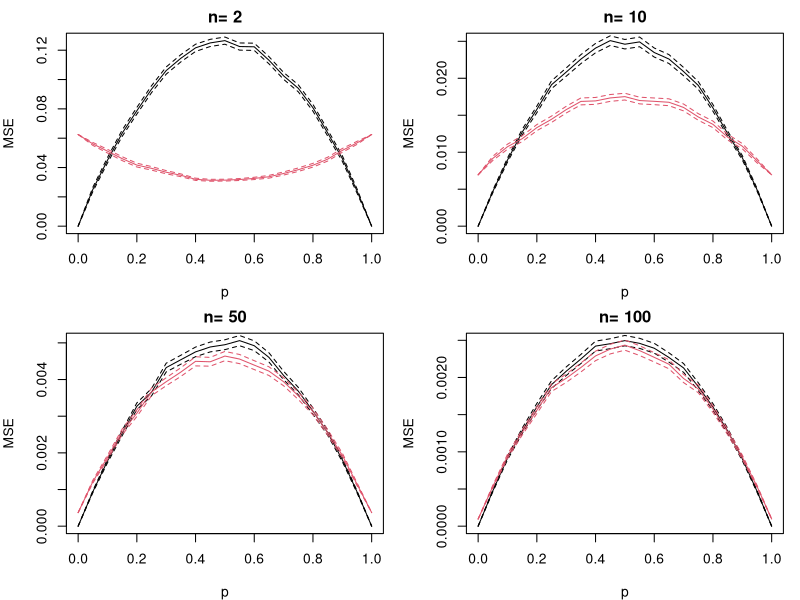
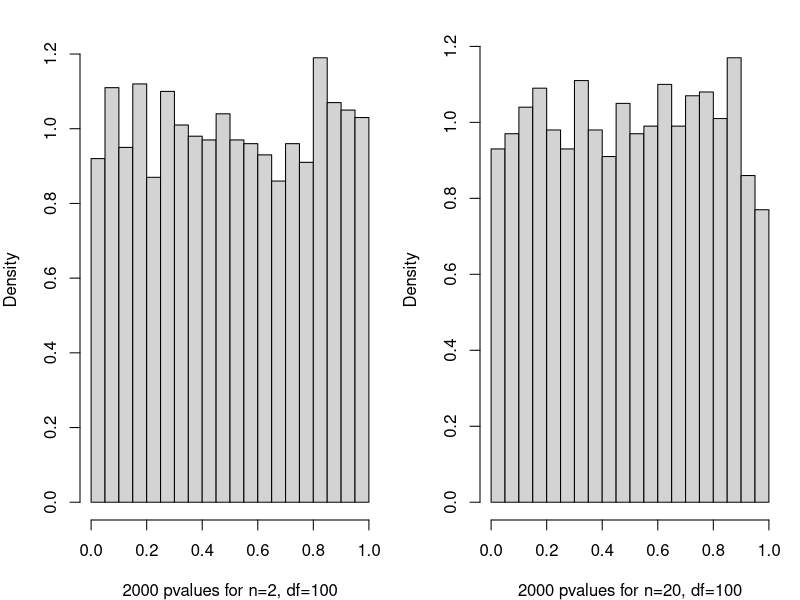
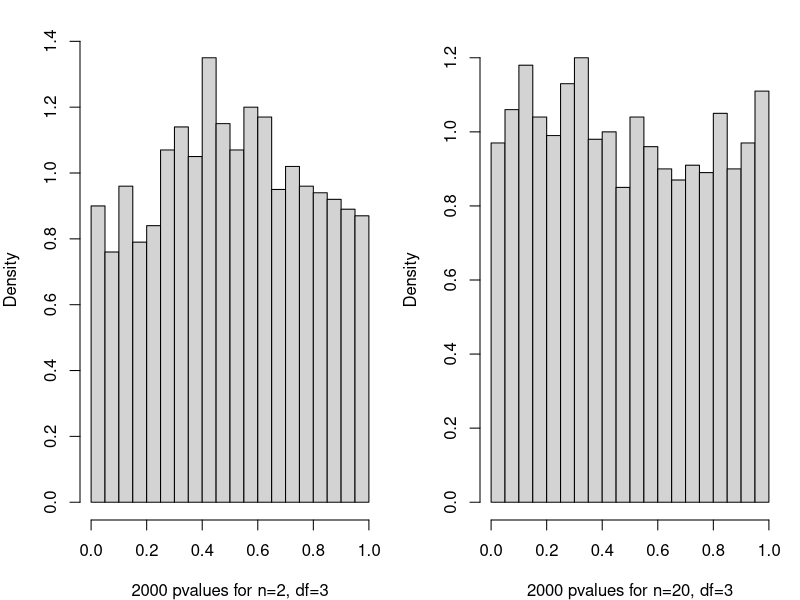
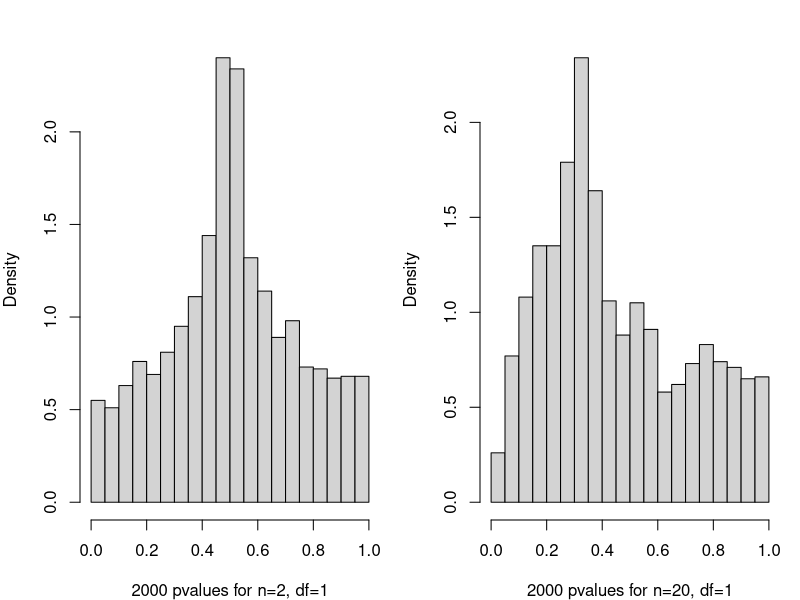
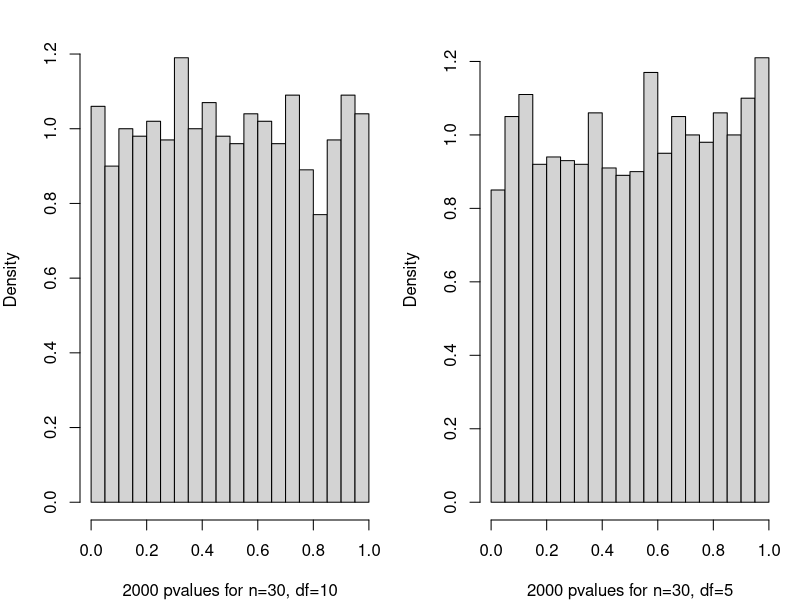
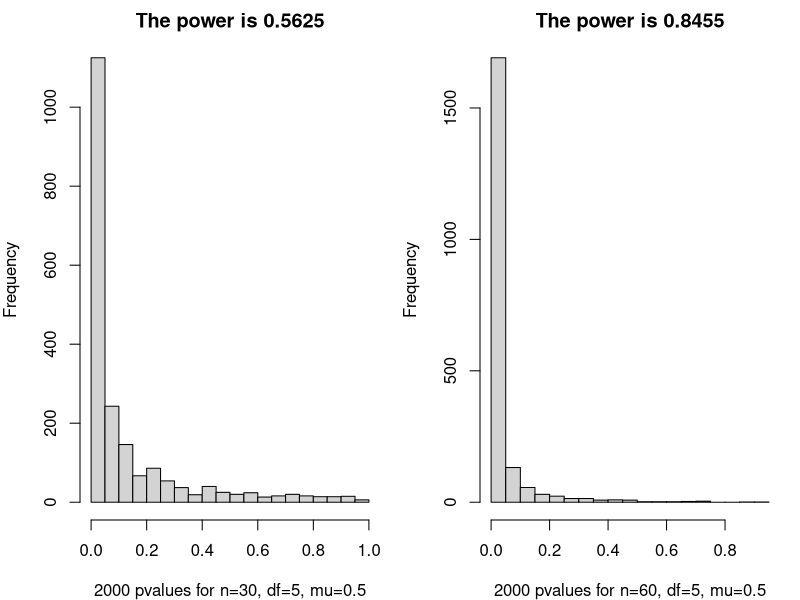
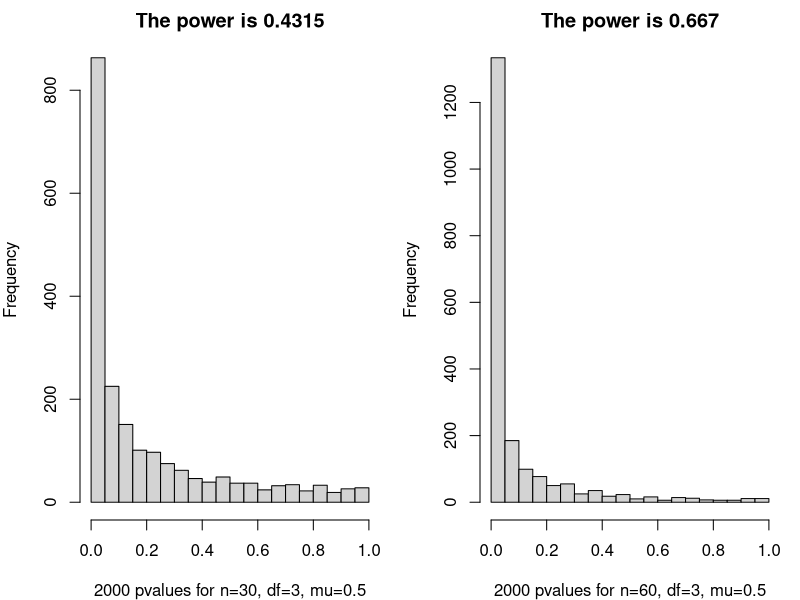
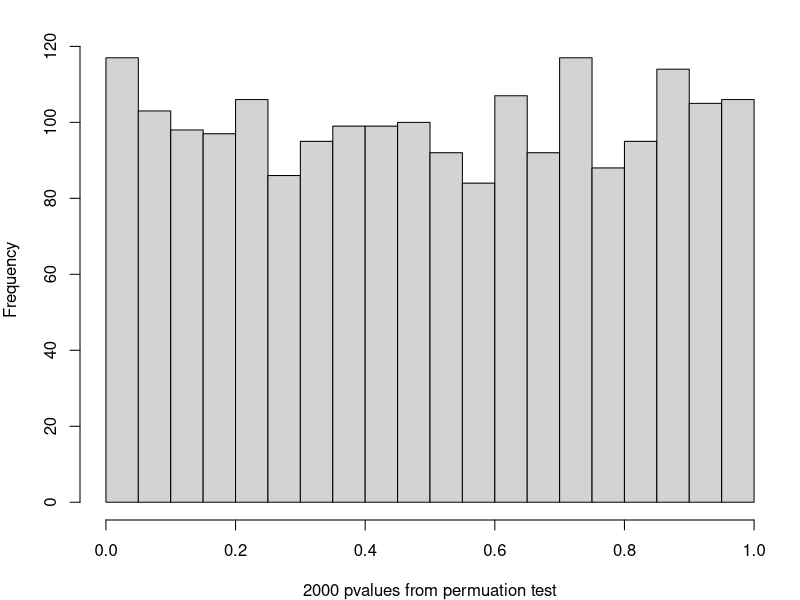

These figures' R source, in order: (Note: a time limit stopped this script after it produced the figures.)
## ---- chunk 1

## Estimating Functios
p_est1 <- function(x) mean(x)

p_est2 <- function(x) {
    n <- length (x)
    (sum(x) + 1) / (n+2)
}

## Functions for estimating MSE
mse_est_mc <- function(n,p,no_sim,p_est)
{
    sq_error <- rep(0, no_sim)
    for(i_sim in 1:no_sim)
    {  sq_error[i_sim] <- (p_est( rbinom(n,1,p) ) - p)^2
    }
    list(mse=mean(sq_error), sd = sqrt(var(sq_error)/no_sim) )
}


mse_p1 <- function(n,p,no_sim)
{
    sq_error <- rep(0, no_sim)
    for(i_sim in 1:no_sim)
    {  sq_error[i_sim] <- (p1_est( rbinom(n,1,p) ) - p)^2
    }
    list(mse=mean(sq_error), sd = sqrt(var(sq_error)/no_sim) )
}

mse_p2 <- function(n,p,no_sim)
{
    sq_error <- rep(0, no_sim)
    for(i_sim in 1:no_sim)
    {  sq_error[i_sim] <- (p2_est( rbinom(n,1,p) ) - p)^2
    }
    list(mse=mean(sq_error), sd = sqrt(var(sq_error)/no_sim) )
}

## Simulation
par( mfrow=c(2,2), mar=c(4,4,2,1) )

no_sim <- 10000

p_set <- seq(0,1,by = 0.05)

risk_est1 <- risk_est2 <- rep(0, length(p_set))
sd_risk_est1 <- sd_risk_est2 <- rep(0, length(p_set))


n_set <- c(2,10,50,100)

for( n in n_set )
{
    
    for(i in 1:length(p_set) )
    {
        output_est <- mse_est_mc(n=n,p=p_set[i],no_sim=no_sim,p_est1)
        risk_est1[i] <- output_est$mse
        sd_risk_est1[i] <- output_est$sd
        
        output_est <- mse_est_mc(n=n,p=p_set[i],no_sim=no_sim,p_est2)
        risk_est2[i] <- output_est$mse
        sd_risk_est2[i] <- output_est$sd
        
    }
    
    plot(p_set, risk_est1,type="l", 
         xlab="p",ylab="MSE",main=paste("n=",n))
    points(p_set, risk_est1 + 1.96*sd_risk_est1,type="l",lty=2)
    points(p_set, risk_est1 - 1.96*sd_risk_est1,type="l",lty=2)
    
    points(p_set, risk_est2,type="l",col=2)
    points(p_set, risk_est2 + 1.96*sd_risk_est2,type="l",lty=2,col=2)
    points(p_set, risk_est2 - 1.96*sd_risk_est2,type="l",lty=2,col=2)
    
}


## ---- chunk 2
# SIMULATE T TESTS ON DATA FROM A T DISTRIBUTION.  Simulates k data
# sets, each consisting of n data points that are drawn independently
# from the t distribution with df degrees of freedom.  For each data
# set, the p-value for a two-sided t test of the null hypothesis that
# the mean is mu (default 0) is computed.  The value returned by this
# function is the vector of these k p-values.

t.test.sim <- function (N, n, df, mu.true =0, mu=0)
{
    pvalues <- numeric(N)
    
    for (i in 1:N)
    { x <- rt (n, df) + mu.true
    pvalues[i] <- t.test.pvalue(x,mu)
    }
    
    pvalues
}


# FIND THE P-VALUE FOR A TWO-SIDED T TEST.  The data is given by the first
# argument, x, which must be a numeric vector.  The mean under the null 
# hypothesis is given by the second argument, mu, which defaults to zero.
#
# Note:  This function is just for illustrative purposes.  The p-value
# can be obtained using the built-in t.test function with the expression:
# 
#     t.test(x,mu=mu)$p.value

t.test.pvalue <- function (x, mu=0)
{ 
    if (!is.numeric(x) || !is.numeric(mu) || length(mu)!=1)
    { stop("Invalid argument")
    }
    
    n <- length(x)
    
    if (n<2)
    { stop("Can't do a t test with less than two data points")
    }
    
    t <- (mean(x)-mu) / sqrt(var(x)/n)
    
    2 * pt (-abs(t), n-1)
}
## ---- chunk 3

N <- 2000

bins <- 20
## ---- chunk 4
par (mfrow = c(1,2))

hist (t.test.sim(N,2,100), nclass=bins, prob=T, 
      main="", xlab=paste(N,"pvalues for n=2, df=100"))

hist (t.test.sim(N,20,100), nclass=bins, prob=T, 
      main="", xlab=paste(N,"pvalues for n=20, df=100"))
## ---- chunk 5
par (mfrow = c(1,2))

hist (t.test.sim(N,2,3), nclass=bins, prob=T, 
      main="", xlab=paste(N,"pvalues for n=2, df=3"))

hist (t.test.sim(N,20,3), nclass=bins, prob=T, 
      main="", xlab=paste(N,"pvalues for n=20, df=3"))
## ---- chunk 6
par (mfrow = c(1,2))

hist (t.test.sim(N,2,1), nclass=bins, prob=T, 
      main="", xlab=paste(N,"pvalues for n=2, df=1"))

hist (t.test.sim(N,20,1), nclass=bins, prob=T, 
      main="", xlab=paste(N,"pvalues for n=20, df=1"))
## ---- chunk 7

par (mfrow = c(1,2))
hist (t.test.sim(N,30,10), nclass=bins, prob=T, 
      main="",xlab=paste(N,"pvalues for n=30, df=10"))

hist (t.test.sim(N,30,5), nclass=bins, prob=T, 
      main="", xlab=paste(N,"pvalues for n=30, df=5"))
## ---- chunk 8
pvaues_H1_30 <- t.test.sim(N,30,5, mu.true = 0.5, mu = 0 )
pvaues_H1_60 <- t.test.sim(N,60,5, mu.true = 0.5, mu = 0 )

par (mfrow = c(1,2))

hist(pvaues_H1_30, nclass = 20, main = paste ("The power is", mean (pvaues_H1_30 < 0.05)), xlab=paste(N,"pvalues for n=30, df=5, mu=0.5"))
hist(pvaues_H1_60, nclass = 20, main = paste ("The power is", mean (pvaues_H1_60 < 0.05)), xlab=paste(N,"pvalues for n=60, df=5, mu=0.5"))

## ---- chunk 9
pvaues_H1_30 <- t.test.sim(N,30,3, mu.true = 0.5, mu = 0 )
pvaues_H1_60 <- t.test.sim(N,60,3, mu.true = 0.5, mu = 0 )

par (mfrow = c(1,2))

hist(pvaues_H1_30, nclass = 20, main = paste ("The power is", mean (pvaues_H1_30 < 0.05)), xlab=paste(N,"pvalues for n=30, df=3, mu=0.5"))
hist(pvaues_H1_60, nclass = 20, main = paste ("The power is", mean (pvaues_H1_60 < 0.05)),xlab=paste(N,"pvalues for n=60, df=3, mu=0.5"))

## ---- chunk 10

# COMPUTE THE P-VALUE FOR A PERMUTATION TEST OF CORRELATION.  Tests the null
# hypothesis that the the vectors x and y are independent, versus the 
# alternative that they are correlated (either positively or negatively).
# The vectors x and y are given as the first and second arguments; they
# must be of equal length.
#

perm.cor.test <- function (x, y, no.perm=100)
{ 
    real.abs.cor <- abs(cor(x,y))
    permuted.abs.cor <- rep (0, no.perm)
    for (i in 1:no.perm)
    { 
      permuted.abs.cor[i] <- abs(cor(x,sample(y)))
     
    }
    
    mean (permuted.abs.cor > real.abs.cor)
}

# TEST ON NORMALLY-DISTRIBUTED DATA, COMPARED TO TEST BASED ON NORMAL DIST.

test.perm.norm <- function(no.sim,no.perm)
{
    pvalue <- rep(0,no.sim)
    
    for(i in 1:no.sim)
    {
        x <- rnorm(20)
        y <- rnorm(20)
        
        pvalue[i] <- perm.cor.test(x,y,no.perm)
    }   
    
    pvalue
}


pv <- test.perm.norm(2000,100)
par (mfrow = c(1,1))
hist(pv,20, xlab="2000 pvalues from permuation test",main="")

## ---- chunk 11
# Takes as arguments a
# vector of predictor values and a vector of response values (of equal
# length).  The predictor values must be non-negative.  Finds the
# power transformation for the predictors that produces the highest
# correlation (in absolute value) with the response, chosing the power
# from the powers argument (which defaults to seq(0.1,2.0,by=0.1).
# Returns the pvalue

pvalue.lm.pow <- function (x, y, powers=seq(0.1,4.0,by=0.1))
{
    if (!is.vector(x,"numeric") || !is.vector(y,"numeric") 
        || length(x)!=length(y))
    { 
      stop("Arguments should be numeric vectors of equal length")
    }
    
    if (any(x<0))
    { 
      stop("Predictors must be non-negative")
    }
    
    n <- length(x)
    
    # Find the power that produces the highest correlation with the response.
    
    best.r <- 0
    
    for (p in powers)
    { 
      r <- cor(x^p,y)
      if (abs(r)>=abs(best.r))
      { 
        power <- p
        best.r <- r
      }
    }
    
    # Return the best power and the linear model using that power.
    
    xp <- x^power
    #return naive pvalue
    coef(summary(lm(y~xp)))[2,4]
}

# TEST VALIDITY OF THE NAIVE P-VALUES.  Simulates the results of
# naively interpreting pvalues for the regression on the best
# power of the predictor variable (from pvalue.lm.pow) as a real pvalue.
# The arguments of this function are the vector of predictor variables
# to use (x), the number of datasets to simulate (N), and possible
# further arguments that are passed on to pvalue.lm.pow.  N datasets of n
# cases are generated in which x is as specified and the corresponding
# y values are generated independently from the standard normal
# distribution (without reference to x).  The result is the vector of
# N p-values obtained from the models that pvalue.lm.pow chooses for these
# datasets.  Since the null hypothesis of no relationship is true,
# these p-values should be uniformly distributed between 0 and 1, if
# they are valid.

test.lm.power <- function (x, N, ...)
{ 
    n <- length(x)
    
    # Simulate N datasets and record the naive p-value found for each.
    
    pvalues <- rep(0,N)
    
    for (k in 1:N)
    { 
        y <- rnorm(n)
        
        pvalues[k] <- pvalue.lm.pow(x,y,...)
    }
    
    # Return the vector of N p-values that were obtained.
    
    pvalues
}

# FIND PERMUTATION PVALUE FOR REGRESSION USING BEST POWER TRANSFORM.
# Takes as arguments the vectors of predictors (x) and responses (y),
# as for pvalue.lm.pow, the number of permutations to use in finding the
# p-value (default is 100), and possible further arguments that are
# passed on to pvalue.lm.pow.  Returns the p-value from the permutation
# test, which is (roughly) the fraction of times that reg.pow applied
# to a randomly shuffled data sets gives a smaller p-value than reg.pow
# gives when applied to the actual dataset.  In detail, the pvalue is
# count/perms, with count being the number of smaller p-values
# obtained from permuted datasets.  If the null hypothesis of no
# relationship is true, these p-values will be uniformly distributed
# over the possible values (ie, roughly uniform between 0 and 1).

pvalue.perm.lm.pow <- function (x, y, no.perm=100, ...)
{
    # Find the naive p-value using pvalue.lm.pow for the actual data.
    
    actual <- pvalue.lm.pow(x,y,...)
    
    # Count how many times pvalue.lm.pow applied to a random permutation finds 
    # a model with as small a naive p-value as for the actual data.
    
    permuted_pvalue <- rep(0, no.perm)
    for (k in 1:no.perm)
    { 
      permuted_pvalue[k] <- pvalue.lm.pow(x,sample(y),...)
    }
    
    mean (permuted_pvalue < actual)
}

#TEST VALIDITY OF THE PERMUATION PVALUES. The method is the same as for 
#test.lm.power. When power.sim is not 0, it can be used to calculate the power
#of the test

test.perm.power <- function (x, power.sim, N=100, resid.std.dev=1, ...)
{
    n <- length(x)
    
    pvalues <- rep(0,N)
    
    for (k in 1:N)
    { 
      y <- x^power.sim + rnorm(n,0,resid.std.dev)
      pvalues[k] <- pvalue.perm.lm.pow(x,y,...)
    }
    pvalues
}
## ---- chunk 12
par(mfrow=c(1,2),mar=c(4,4,3,1))

x <- exp(rnorm(20))

naive.pv <- test.lm.power(x, 1000)
perm.pv <- test.perm.power(x,0,1000, no.perm=99)

hist(naive.pv,nclass=20,xlab="1000 naive pvalues from power regression",
     main=paste("H0 is true, naive test, rejection rate=", mean (naive.pv< 0.05)))
hist(perm.pv,nclass=20,
     xlab="1000 permuation pvalues from power regression",
     main=paste("H0 is true, Permutation test, rejection rate=", mean (perm.pv< 0.05)))
## ---- chunk 13
perm.pv.alt1 <- test.perm.power(x,1.5,1000,no.perm=99)


#p-value when the true power in function is 0.5
perm.pv.alt2 <- test.perm.power(x,0.5,1000,no.perm=99)

par(mfrow=c(1,2),mar=c(4,4,3,1))

hist(perm.pv.alt1,nclass=20,
     xlab="1000 permuation pvalues from power regression",
     main= paste0("H1: y = x^1.5 + e, permutation test, rej. rate=", 
          mean (perm.pv.alt1< 0.05))
)

hist(perm.pv.alt2,nclass=20,
     xlab="1000 permuation pvalues from power regression",
     main= paste0("H1: y = x^0.5 + e, permutation test, rej. rate=", 
          mean (perm.pv.alt2< 0.05))
)
